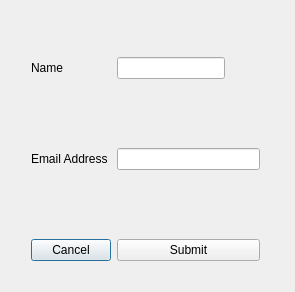
<?xml version="1.0" encoding="UTF-8"?>
<ui version="4.0">
 <class>Dialog</class>
 <widget class="QDialog" name="Dialog">
  <property name="geometry">
   <rect>
    <x>0</x>
    <y>0</y>
    <width>295</width>
    <height>292</height>
   </rect>
  </property>
  <property name="windowTitle">
   <string>Dialog</string>
  </property>
  <widget class="QWidget" name="">
   <property name="geometry">
    <rect>
     <x>31</x>
     <y>57</y>
     <width>229</width>
     <height>204</height>
    </rect>
   </property>
   <layout class="QFormLayout" name="formLayout">
    <item row="0" column="0">
     <widget class="QLabel" name="label">
      <property name="layoutDirection">
       <enum>Qt::LeftToRight</enum>
      </property>
      <property name="text">
       <string>Name</string>
      </property>
     </widget>
    </item>
    <item row="0" column="1">
     <widget class="QLineEdit" name="lineEdit">
      <property name="sizePolicy">
       <sizepolicy hsizetype="Maximum" vsizetype="Fixed">
        <horstretch>0</horstretch>
        <verstretch>0</verstretch>
       </sizepolicy>
      </property>
     </widget>
    </item>
    <item row="1" column="1">
     <spacer name="verticalSpacer">
      <property name="orientation">
       <enum>Qt::Vertical</enum>
      </property>
      <property name="sizeHint" stdset="0">
       <size>
        <width>20</width>
        <height>40</height>
       </size>
      </property>
     </spacer>
    </item>
    <item row="2" column="0">
     <widget class="QLabel" name="label_2">
      <property name="text">
       <string>Email Address</string>
      </property>
     </widget>
    </item>
    <item row="2" column="1">
     <widget class="QLineEdit" name="lineEdit_2"/>
    </item>
    <item row="3" column="1">
     <spacer name="verticalSpacer_2">
      <property name="orientation">
       <enum>Qt::Vertical</enum>
      </property>
      <property name="sizeHint" stdset="0">
       <size>
        <width>20</width>
        <height>40</height>
       </size>
      </property>
     </spacer>
    </item>
    <item row="4" column="0">
     <widget class="QPushButton" name="pushButton_2">
      <property name="text">
       <string>Cancel</string>
      </property>
     </widget>
    </item>
    <item row="4" column="1">
     <widget class="QPushButton" name="pushButton">
      <property name="text">
       <string>Submit</string>
      </property>
     </widget>
    </item>
   </layout>
  </widget>
 </widget>
 <resources/>
 <connections/>
</ui>
